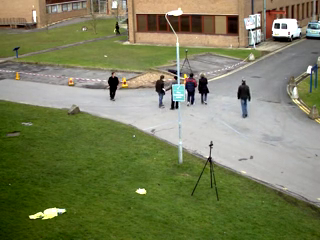
#> input picture frame 79 of sample/sample.mp4, 320 x 240 px
$ jupyter execute 3-3_subtraction_opencv.ipynb   (shell and % lines are left out)
#> lines starting #> are read from the running program, lines starting #| are printed output that depends on the picture; after the words box and inside, x2 and y2 are one past the last pixel; in counts of white or black regions, pixels touching at a corner belong together
## 準備
フォルダに、`sample.mp4`をアップロードしましょう。

## ライブラリ類のインポートなど

[cell 1]
import cv2
import numpy as np  # PythonのOpenCVでは、画像はnumpyのarrayとして管理される
from PIL import Image
import matplotlib.pyplot as plt

def imshow(img):  # Colab用imshow関数として
  if img.ndim == 3:
    img = cv2.cvtColor(img,cv2.COLOR_BGR2RGB)
    display(Image.fromarray(img))
  else:
    display(Image.fromarray(img))

## 統計的背景差分法（OpenCV）
混合ガウス分布 (Gaussian Mixture Model / Mixture of Gaussian) を使った手法が実装されている。影らしき部分を灰色にする機能付き。

[cell 2]
# 統計的背景差分モデル
model = cv2.createBackgroundSubtractorMOG2()

# 動画の読み込み
cap = cv2.VideoCapture('sample.mp4')

frame_count = 0
while True:
    ret, frame = cap.read()
#> frame is the input picture: shape (240, 320, 3); mean B, G, R 90.5, 126.9, 122
    if not ret:
        break

    # モデルの更新とマスクの推定
    mask = model.apply(frame)
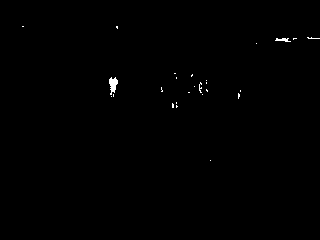
#> mask: shape (240, 320); values 127 (black) and 255 (white), 0.31% white; 26 white regions (24 under 20 px), largest, box (x1, y1, x2, y2) and area: (109, 77, 118, 95) 99, (275, 38, 291, 42) 39

    # Optional: モルフォロジ処理
    # kernel8 = np.ones((3,3),np.uint8)
    # mask = cv2.morphologyEx(mask, cv2.MORPH_OPEN, kernel8,iterations=1)
    # mask = cv2.morphologyEx(mask, cv2.MORPH_CLOSE, kernel8,iterations=1)

    # 表示
    if frame_count % 10 == 0: # 10フレームごとに表示するようにした
      print(frame_count)
      imshow(np.hstack([frame,cv2.cvtColor(mask, cv2.COLOR_GRAY2BGR)]))
#> in imshow, `img = cv2.cvtColor(img,cv2.COLOR_BGR2RGB)`:
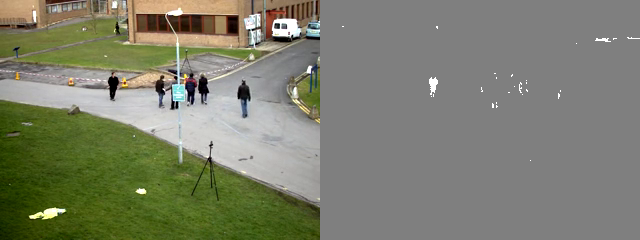
#> img: shape (240, 640, 3); mean R, G, B 124.7, 127.2, 108.9

    if frame_count > 100:  # 100フレームまでで止めた
        break

    frame_count = frame_count + 1

cap.release()

$ run again, starting later in the video
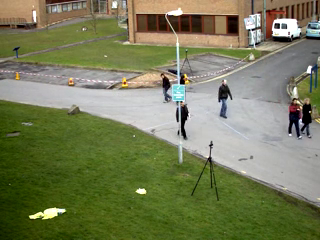
#> input picture frame 357 of sample/sample.mp4, 320 x 240 px
#> frame is the input picture: shape (240, 320, 3); mean B, G, R 88.4, 124.3, 119.3
#> `mask = model.apply(frame)`:
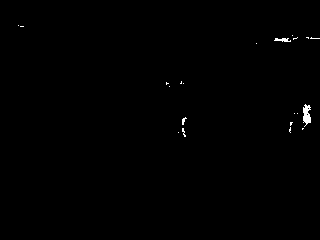
#> mask: shape (240, 320); values 127 (black) and 255 (white), 0.35% white; 21 white regions (18 under 20 px), largest, box (x1, y1, x2, y2) and area: (303, 104, 311, 127) 122, (274, 38, 291, 42) 45, (182, 117, 187, 125) 20
#> in imshow, `img = cv2.cvtColor(img,cv2.COLOR_BGR2RGB)`:
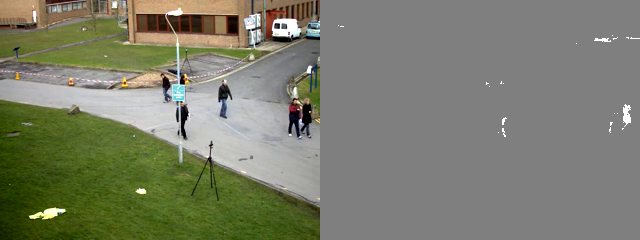
#> img: shape (240, 640, 3); mean R, G, B 123.4, 125.9, 107.9

$ run again, starting later in the video
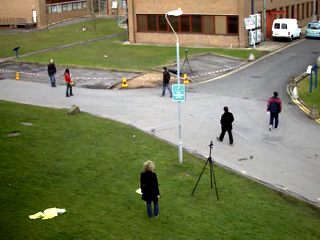
#> input picture frame 636 of sample/sample.mp4, 320 x 240 px
#> frame is the input picture: shape (240, 320, 3); mean B, G, R 88.8, 123.8, 120
#> `mask = model.apply(frame)`:
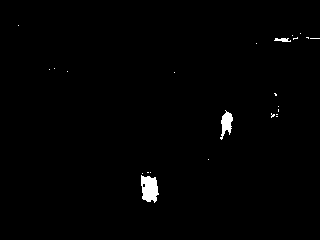
#> mask: shape (240, 320); values 127 (black) and 255 (white), 0.89% white; 24 white regions (21 under 20 px), largest, box (x1, y1, x2, y2) and area: (141, 175, 159, 203) 371, (220, 110, 233, 140) 207, (274, 38, 291, 42) 47
#> in imshow, `img = cv2.cvtColor(img,cv2.COLOR_BGR2RGB)`:
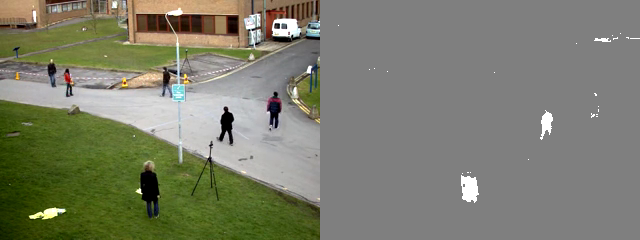
#> img: shape (240, 640, 3); mean R, G, B 124.1, 126, 108.5
